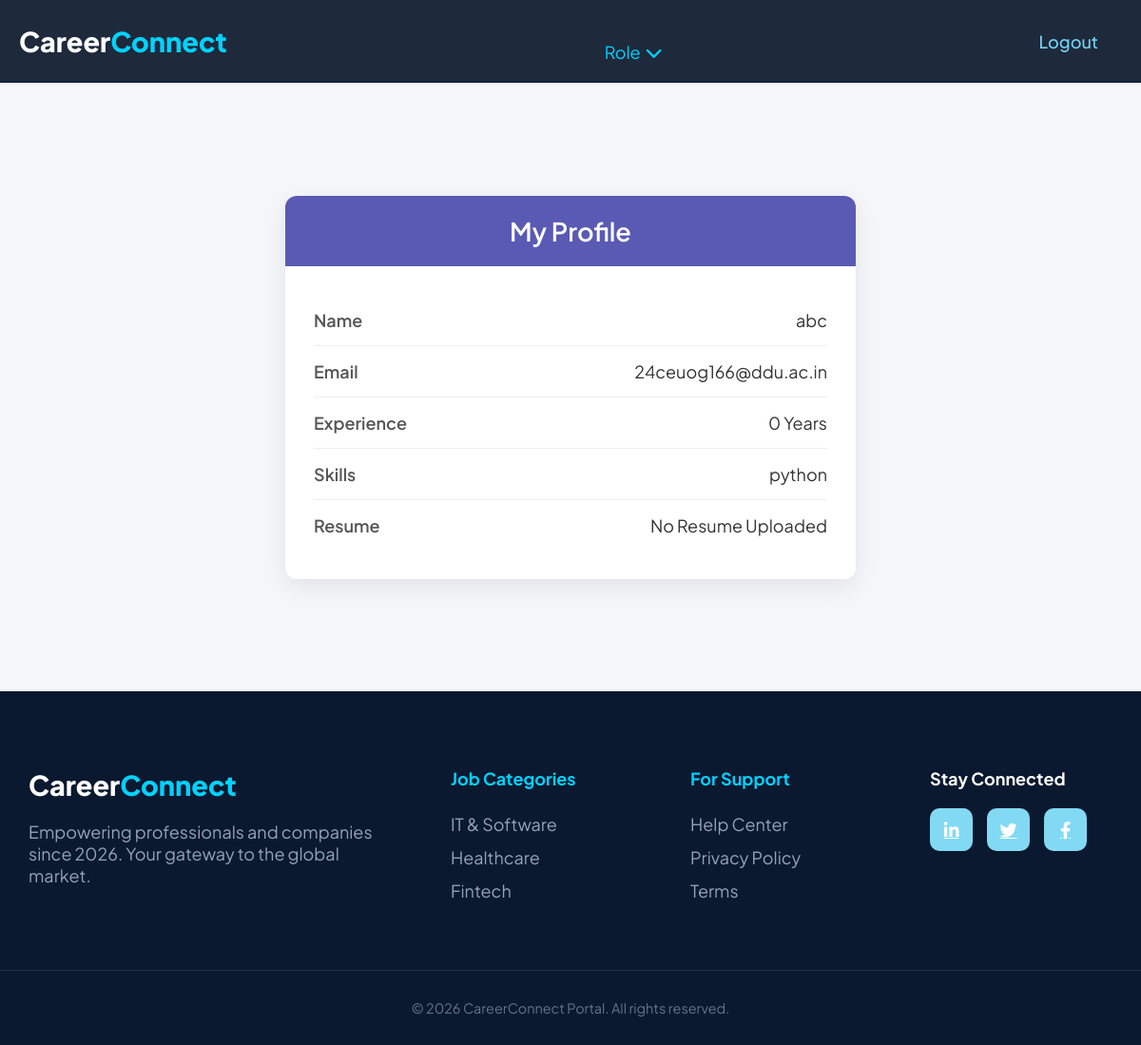
Page /my-profile/ (signed in) on the committed database.
### accounts/models.py (models this page shows, shortened)
class seekerdb(models.Model):
    WORK_TYPES = (
        ('Remote', 'Remote'),
        ('On-site', 'On-site'),
        ('Hybrid', 'Hybrid'),
    )
    user = models.OneToOneField(User, on_delete=models.CASCADE, related_name='seeker_profile')
    full_name = models.CharField(max_length=255)
    experience_years = models.IntegerField(default=0)
    work_type = models.CharField(max_length=20, choices=WORK_TYPES, default='Remote')
    skills = models.TextField(help_text="Enter skills separated by commas")
    resume = models.FileField(
        upload_to='resumes/',
        validators=[FileExtensionValidator(['pdf', 'doc', 'docx'])],
        null=True, blank=True
    )
    resume_updated_at = models.DateTimeField(auto_now=True)
    profile_views = models.IntegerField(default=0)

class User(AbstractUser):
    is_seeker = models.BooleanField(default=False)
    is_employer = models.BooleanField(default=False)
    profile_picture = models.ImageField(upload_to='profiles/', null=True, blank=True)

### accounts/views.py (the view)
# urls.py: path('my-profile/', views.my_profile, name='my_profile'),
@login_required
def my_profile(request):
    if not request.user.is_seeker:
        return redirect('homepage')
    profile = request.user.seeker_profile
    return render(request, 'my_profile.html', {'profile': profile})

### templates/my_profile.html (shortened to what this page needs)
{% extends 'base.html' %} {% load static %}  {% block extra_css%}
<link rel="stylesheet" href="{% static 'css/my_profile.css' %}" />
{%endblock%} {% block content %}
<div class="profile-container">
  <div class="profile-card">
    <div class="profile-header">
      <h2>My Profile</h2>
    </div>
    <div class="profile-body">
      <div class="profile-row">
        <span class="label">Name</span>
        <span class="value">{{ profile.full_name }}</span>
      </div>
      <div class="profile-row">
        <span class="label">Email</span>
        <span class="value">{{ request.user.email }}</span>
      </div>
      <div class="profile-row">
        <span class="label">Experience</span>
        <span class="value">{{ profile.experience_years }} Years</span>
      </div>
      <div class="profile-row">
        <span class="label">Skills</span>
        <span class="value">{{ profile.skills }}</span>
      </div>
      <div class="profile-row">
        <span class="label">Resume</span>
        <span class="value">
          {% if profile.resume %}
          <a href="{{ profile.resume.url }}" target="_blank" class="resume-btn">
            Download Resume
          </a>
          {% else %} No Resume Uploaded {% endif %}
        </span>
      </div>
    </div>
  </div>
</div>
{% endblock %}

### static/css/base.css (style rules this page uses)
:root { --navy: #0a192f; --cyan: #00d2ff; --cyan-glow: rgba(0, 210, 255, 0.4); --purple-glow: rgba(160, 32, 240, 0.3); --white: #ffffff; --light-bg: #f8fafc; --text-navy: #1e293b; --text-light: #64748b; }
* { margin: 0; padding: 0; box-sizing: border-box; }
body { font-family: "Plus Jakarta Sans", sans-serif; background-color: var(--white); color: var(--text-navy); font-size: 18px; }

### static/css/my_profile.css (style rules this page uses)
.profile-container { display: flex; justify-content: center; align-items: center; padding: 50px 20px; background: #f4f6f9; min-height: 80vh; }
.profile-card { width: 100%; max-width: 600px; background: #ffffff; border-radius: 12px; box-shadow: 0 8px 25px rgba(0, 0, 0, 0.08); overflow: hidden; transition: 0.3s ease; }
.profile-header { background: rgba(3, 3, 141, 0.651); color: white; padding: 20px; text-align: center; }
.profile-header h2 { margin: 0; font-weight: 600; }
.profile-body { padding: 30px; }
.profile-row { display: flex; justify-content: space-between; padding: 15px 0; border-bottom: 1px solid #eee; }
.profile-row:last-child { border-bottom: none; }
.label { font-weight: 600; color: #555; }
.value { color: #333; text-align: right; max-width: 60%; word-wrap: break-word; }

### rows in the picture
seekerdb: full_name "abc", experience_years "0", skills "python"
User: user.email "24ceuog166@ddu.ac.in"
